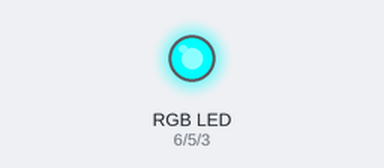
Bench run of a sketch on a simulated Arduino Uno, built with avr-gcc and run on an emulated ATmega328P. Parts: an RGB LED mixed from three pins (HIGH = lit).

Above: at 0.05 s.
At 1.75 s:
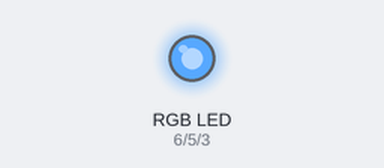
At 3.55 s:
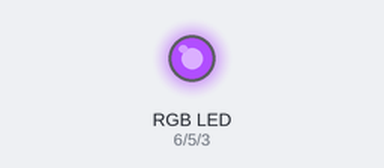
At 7.15 s:
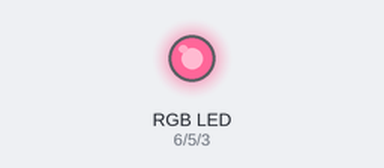
At 10.75 s:
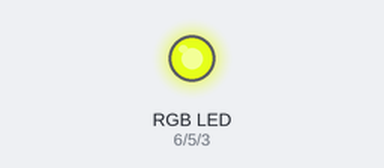
At 14.35 s:
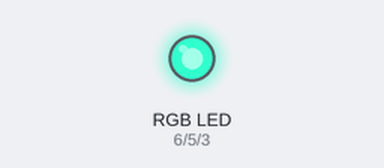
Timing chart, 0 to 19.9 s (numbered marks = the images above):
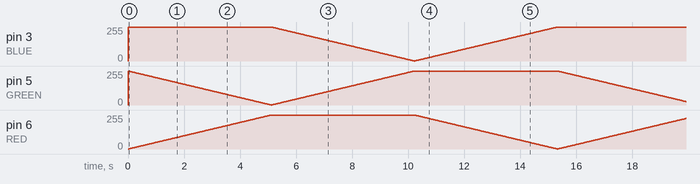

The sketch:

RGB_Common_anode_RGB_Led.ino
```cpp
// LEDs must be connected to arduino PWM pins - see board pinout
#define RED  6   // pin that red led is connected to
#define GREEN  5 // pin that green led is connected to
#define BLUE  3  // pin that blue led is connected to
#define DELAY  20  // internal delay in ms

void setup() {
  // LED connection pins to be set as an output
  pinMode(RED, OUTPUT);
  pinMode(GREEN, OUTPUT);
  pinMode(BLUE, OUTPUT);
}

void loop() {
  // fade from red to green
  for(int i=0; i<255; i++) {
    analogWrite(RED, i); // red initially ON
    analogWrite(GREEN, 255-i); // green initially OFF
    analogWrite(BLUE, 255); // blue OFF
    delay(DELAY); // wait before next transition
  }

  // fade from green to blue
  for(int i=0; i<255; i++) {
    analogWrite(RED, 255); // red OFF
    analogWrite(GREEN, i); // green initially ON
    analogWrite(BLUE, 255-i); // blue initially OFF
    delay(DELAY);
  }

  // fade from blue to red
  for(int i=0; i<255; i++) {
    analogWrite(RED, 255-i); // red initially OFF
    analogWrite(GREEN, 255); // green OFF
    analogWrite(BLUE, i); // blue initially ON
    delay(DELAY);
  }
}
```
